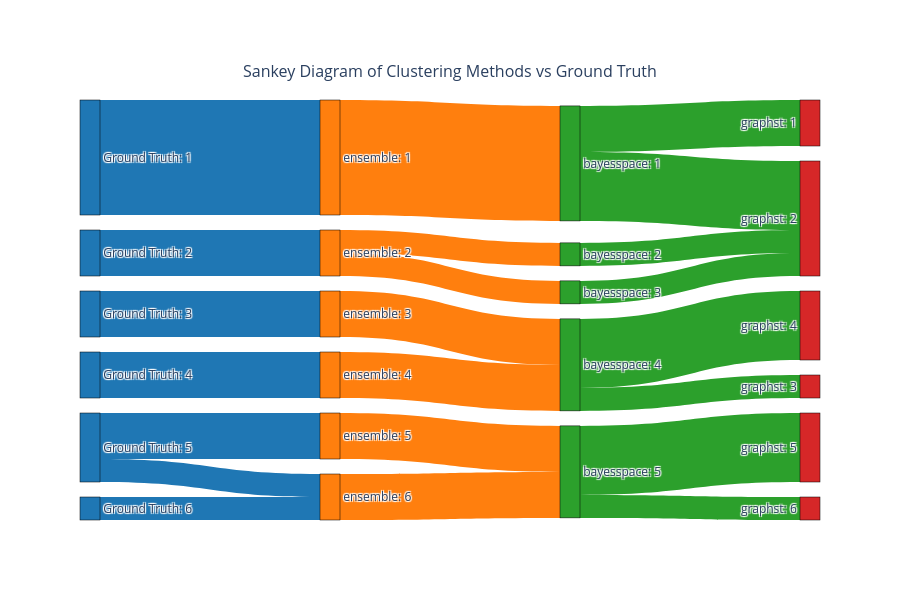

Notebook code for this chart:
### Code cell
fig_sankey = plot_sankey_diagram(dict_all_methods, ground_truth=groundtruth,
                                 title="Sankey Diagram of Clustering Methods vs Ground Truth")

fig_sankey.show()
fig_sankey.write_image(os.path.join(umap_path, "sankey_diagram.png"))

### Figure 1 — Plotly figure (JSON) as saved in the notebook; plotly's stock layout.template omitted (floating-point values rounded to 4 significant figures)
{"data": [{"link": {"color": ["#1f77b4", "#1f77b4", "#1f77b4", "#1f77b4", "#1f77b4", "#1f77b4", "#1f77b4", "#ff7f0e", "#ff7f0e", "#ff7f0e", "#ff7f0e", "#ff7f0e", "#ff7f0e", "#ff7f0e", "#2ca02c", "#2ca02c", "#2ca02c", "#2ca02c", "#2ca02c", "#2ca02c", "#2ca02c", "#2ca02c"], "hovertemplate": "From %{source.label}<br>To %{target.label}<br>Spots: %{value}<extra></extra>", "source": [0, 1, 2, 3, 4, 4, 5, 6, 7, 7, 8, 9, 10, 11, 12, 12, 13, 14, 15, 15, 16, 16], "target": [6, 7, 8, 9, 10, 11, 11, 12, 13, 14, 15, 15, 16, 16, 17, 18, 18, 18, 19, 20, 21, 22], "value": [5, 2, 2, 2, 2, 1, 1, 5, 1, 1, 2, 2, 2, 2, 2, 3, 1, 1, 1, 3, 3, 1]}, "node": {"color": ["#1f77b4", "#1f77b4", "#1f77b4", "#1f77b4", "#1f77b4", "#1f77b4", "#ff7f0e", "#ff7f0e", "#ff7f0e", "#ff7f0e", "#ff7f0e", "#ff7f0e", "#2ca02c", "#2ca02c", "#2ca02c", "#2ca02c", "#2ca02c", "#d62728", "#d62728", "#d62728", "#d62728", "#d62728", "#d62728"], "hovertemplate": "%{label}<br>Total spots: %{value}<extra></extra>", "label": ["Ground Truth: 1", "Ground Truth: 2", "Ground Truth: 3", "Ground Truth: 4", "Ground Truth: 5", "Ground Truth: 6", "ensemble: 1", "ensemble: 2", "ensemble: 3", "ensemble: 4", "ensemble: 5", "ensemble: 6", "bayesspace: 1", "bayesspace: 2", "bayesspace: 3", "bayesspace: 4", "bayesspace: 5", "graphst: 1", "graphst: 2", "graphst: 3", "graphst: 4", "graphst: 5", "graphst: 6"], "line": {"color": "black", "width": 0.5}, "pad": 15, "thickness": 20}, "type": "sankey"}], "layout": {"annotations": [{"font": {"size": 16}, "showarrow": false, "text": "Sankey Diagram of Clustering Methods vs Ground Truth", "x": 0.5, "xref": "paper", "y": 1.1, "yref": "paper"}], "font": {"size": 12}, "height": 600, "title": {"font": {"size": 20}}}}
